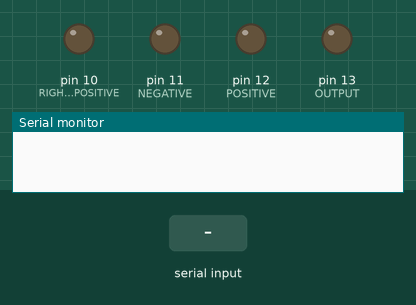
Bench run of a sketch on a simulated Arduino Uno, built with avr-gcc and run on an emulated ATmega328P. On the bench: output pins drawn as LEDs (lit = HIGH), the last lines printed to the serial monitor. Inputs (shaded band) come from the test bench.

Above: at 1.2 s.
1.3 s: "harshita" received over Serial
At 2.5 s:
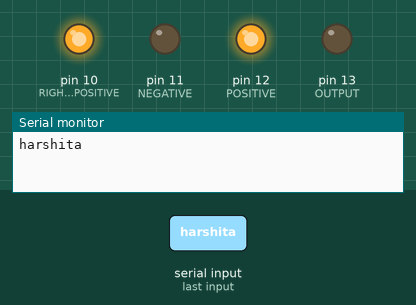
2.8 s: "shrivastava" received over Serial
At 3.6 s:
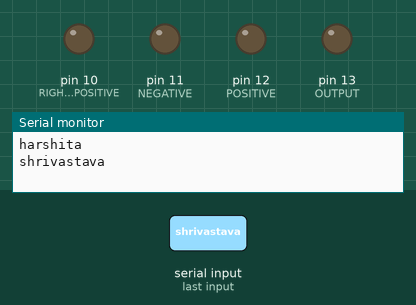
Timing chart, 0 to 5.8 s (numbered marks = the images above; inputs shaded):
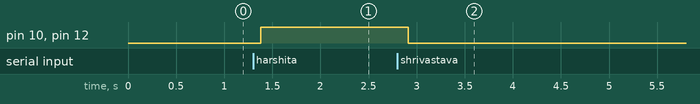

Measured:
- after the input at 1.3 s, pin 10 (RIGHT________POSITIVE), pin 12 (POSITIVE): LOW → HIGH after 0.08 s
- after the input at 2.8 s, pin 10 (RIGHT________POSITIVE), pin 12 (POSITIVE): HIGH → LOW after 0.11 s

The sketch:

string.ino
```cpp
String s;
void setup() {
  // put your setup code here, to run once:
  pinMode(13, OUTPUT); //OUTPUT:LEFT NEGATIVE
  pinMode(12, OUTPUT);             //POSITIVE
  pinMode(10, OUTPUT); //RIGHT        POSITIVE
  pinMode(11, OUTPUT);            //NEGATIVE
  Serial.begin(9600);
}

void loop() {
  // put your main code here, to run repeatedly:
while(Serial.available())
{

  delay(10);
  char c=Serial.read();
  s+=c;
}
if(s.length()>0)
 {
  Serial.println(s);
  if(s=="harshita")//move forward
  {
    digitalWrite(13,LOW);
    digitalWrite(12,HIGH);
    digitalWrite(11,LOW);
    digitalWrite(10,HIGH);
  }
  else if(s=="shrivastava")//stop
  {
    digitalWrite(13,LOW);
    digitalWrite(12,LOW);
    digitalWrite(11,LOW);
    digitalWrite(10,LOW);
  }
  s="";
 }
}
```
